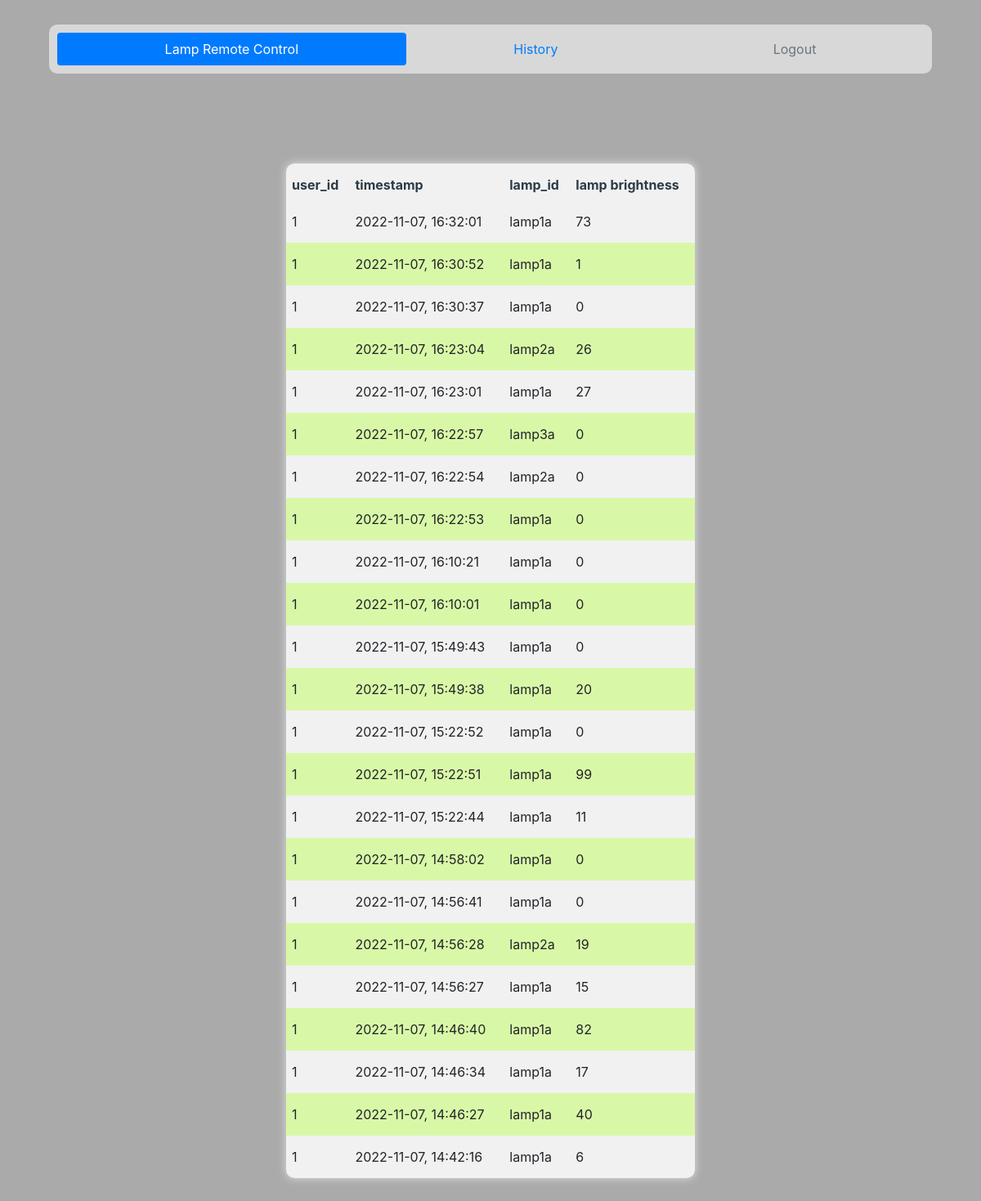
The page /history (signed in) on the database its author committed.
### app/database/models.py (models this page shows)
class LampLog(db.Model):
    __tablename__ = "lamplog"
    user_id = db.Column(db.Integer, db.ForeignKey('user.id'), primary_key=True)
    timestamp = db.Column(db.Integer, primary_key=True)
    lamp_id = db.Column(db.Integer, primary_key=True)
    level = db.Column(db.Integer)

### app/views/routes.py (the view)
@app.route('/history', methods=['GET', 'POST'])
@flask_login.login_required
def history():
    logs = LampLog.query.order_by(LampLog.timestamp.desc()).all()
    return render_template("history.html", logs=logs)

### app/handlers.py (called while the page is built)
@login_manager.user_loader
def load_user(user_id):
    print("flask-login: user_loader functie opgeroepen om geldigheid user sessie %s te controleren." % user_id)
    return User.query.get(int(user_id))

### app/templates/history.html (shortened to what this page needs)
<!DOCTYPE html>
<html lang="en">
<head>
    <link rel="stylesheet" href="https://cdn.jsdelivr.net/npm/bootstrap@4.0.0/dist/css/bootstrap.min.css">
    <link rel="stylesheet" href="static/css/style.css" >
    <link rel="stylesheet" href="static/css/history.css" >
</head>
<body>
    <ul class="nav nav-pills nav-fill">
        <li class="nav-item">
          <a class="nav-link active" href="/">Lamp Remote Control</a>
        </li>
        <li class="nav-item">
          <a class="nav-link" href="/history">History</a>
        </li>
        <li class="nav-item">
          <a class="nav-link disabled" href="/logout">Logout</a>
        </li>
    </ul>
    <div class="logs-container">
    <table class="logs-table">
      <thead>
        <tr>
            <th>user_id</th>
            <th>timestamp</th>
            <th>lamp_id</th>
            <th>lamp brightness</th>
        </tr>
      </thead>
      <tbody>
          {% for log in logs %}
          <tr class="rows">
              <td>{{log.user_id}}</td>
              <td>{{log.timestamp}}</td>
              <td>{{log.lamp_id}}</td>
              <td>{{log.level}}</td>
          </tr>
          {% endfor %}
      </tbody>
    </table>
    </div>
    </body>
</html>

### app/static/css/style.css (style rules this page uses)
body { background: rgb(170, 170, 170) url(https://www.teacheracademy.eu/wp-content/uploads/2020/02/english-classroom.jpg); background-repeat:repeat; background-blend-mode:soft-light; background-size: 100% 100%; }
.nav { width: 90%; margin: 30px auto 60px auto; background-color: rgba(255, 255, 255, 0.543); border-radius: 10px; padding: 10px; }

### app/static/css/history.css (style rules this page uses)
.logs-container { width: 500px; margin: 110px auto; }
.logs-table { margin-top: 40px; width: 100%; height: 42px; background-color: rgba(193, 248, 168, 0.416); box-shadow: 0px 0px 10px 1px rgb(215, 215, 215); background-color: rgba(255, 255, 255, 0.84); border-radius: 10px; padding: 5px; }
.logs-table th { text-align: start; font-size: 1rem; padding: 14px 7px 7px 7px; color: #2D3B45; font-weight: bold; }
.logs-table td { padding: 14px 7px; font-size: 1rem; font-weight: normal; }
.logs-table tr:nth-child(even) { background-color: rgba(194, 255, 95, 0.5); }

### rows shown on the page
LampLog: user_id "1", timestamp "2022-11-07, 16:32:01", lamp_id "lamp1a", level "73"
LampLog: user_id "1", timestamp "2022-11-07, 16:30:52", lamp_id "lamp1a", level "1"
LampLog: user_id "1", timestamp "2022-11-07, 16:30:37", lamp_id "lamp1a", level "0"
LampLog: user_id "1", timestamp "2022-11-07, 16:23:04", lamp_id "lamp2a", level "26"
LampLog: user_id "1", timestamp "2022-11-07, 16:23:01", lamp_id "lamp1a", level "27"
LampLog: user_id "1", timestamp "2022-11-07, 16:22:57", lamp_id "lamp3a", level "0"
LampLog: user_id "1", timestamp "2022-11-07, 16:22:54", lamp_id "lamp2a", level "0"
LampLog: user_id "1", timestamp "2022-11-07, 16:22:53", lamp_id "lamp1a", level "0"
LampLog: user_id "1", timestamp "2022-11-07, 16:10:21", lamp_id "lamp1a", level "0"
LampLog: user_id "1", timestamp "2022-11-07, 16:10:01", lamp_id "lamp1a", level "0"
LampLog: user_id "1", timestamp "2022-11-07, 15:49:43", lamp_id "lamp1a", level "0"
LampLog: user_id "1", timestamp "2022-11-07, 15:49:38", lamp_id "lamp1a", level "20"
LampLog: user_id "1", timestamp "2022-11-07, 15:22:52", lamp_id "lamp1a", level "0"
LampLog: user_id "1", timestamp "2022-11-07, 15:22:51", lamp_id "lamp1a", level "99"
LampLog: user_id "1", timestamp "2022-11-07, 15:22:44", lamp_id "lamp1a", level "11"
LampLog: user_id "1", timestamp "2022-11-07, 14:58:02", lamp_id "lamp1a", level "0"
LampLog: user_id "1", timestamp "2022-11-07, 14:56:41", lamp_id "lamp1a", level "0"
LampLog: user_id "1", timestamp "2022-11-07, 14:56:28", lamp_id "lamp2a", level "19"
LampLog: user_id "1", timestamp "2022-11-07, 14:56:27", lamp_id "lamp1a", level "15"
LampLog: user_id "1", timestamp "2022-11-07, 14:46:40", lamp_id "lamp1a", level "82"
LampLog: user_id "1", timestamp "2022-11-07, 14:46:34", lamp_id "lamp1a", level "17"
LampLog: user_id "1", timestamp "2022-11-07, 14:46:27", lamp_id "lamp1a", level "40"
LampLog: user_id "1", timestamp "2022-11-07, 14:42:16", lamp_id "lamp1a", level "6"
